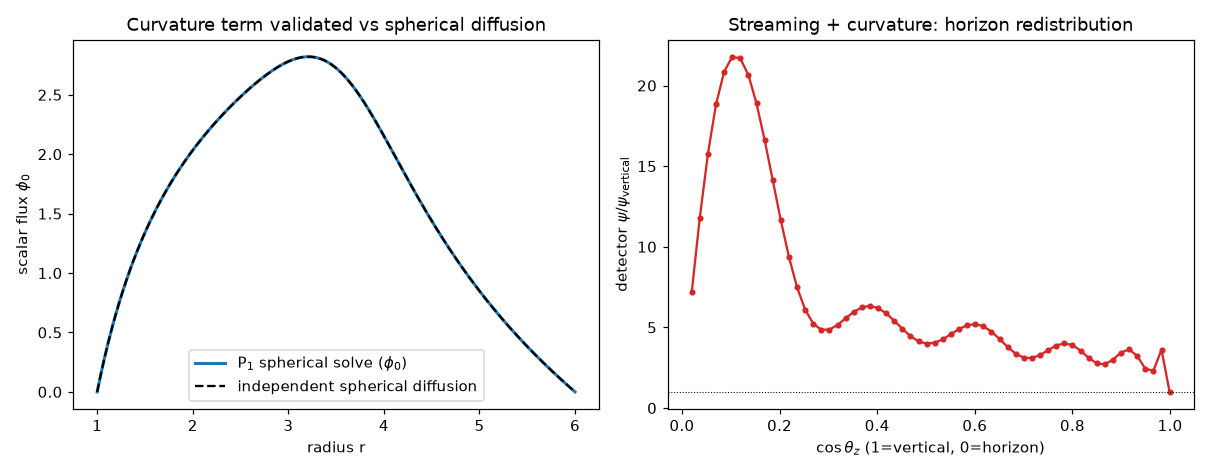

This figure's Python source:
"""
[PROTOTYPE] Research/de-risking scaffolding -- NOT part of the delivered flux
(mceq3d_flux). Kept for the record; do not depend on it in the paper. See
ARCHITECTURE.md.

Spherical-streaming transport -- the off-axis PDE term, built and validated.

`prototype_streaming` proved the slab-P_N streaming operator stays sparse and
~linear; the one term it omitted is the **curvature** ``(1-mu^2)/r d/dmu`` that a
genuine spherical geometry adds -- and that curvature is exactly what couples
*different arrival directions* (a neutrino produced off the detector axis streams
in and arrives from a shifted zenith). This module adds that term and solves the
real **1-D spherical P_N transport equation**

    mu d(psi)/dr + (1-mu^2)/r d(psi)/dmu + sigma_t psi = sigma_s/2 * phi_0 + S/2 ,

whose Legendre-moment form (Lewis & Miller) is, for moment l,

    l/(2l+1)  [ phi'_{l-1} - (l-1)/r phi_{l-1} ]
  + (l+1)/(2l+1) [ phi'_{l+1} + (l+2)/r phi_{l+1} ]
  + sigma_t phi_l = delta_{l0}(sigma_s phi_0 + S).

The ``(l-1)/r`` and ``(l+2)/r`` pieces are the curvature; everything stays
tridiagonal in ``l`` and in ``r`` (sparse), so the cost verdict from the slab
prototype carries over unchanged.

Validation
----------
* **P_1 == spherical diffusion.** With the P_1 closure the moment system reduces
  *analytically* to ``-D (1/r^2)(r^2 phi')' + sigma_a phi = S`` (D = 1/3 sigma_t).
  We solve that diffusion ODE independently and recover phi_0 -- a quantitative
  check that the curvature operator is right (this is the term the slab prototype
  could not test).
* **Horizon redistribution.** With an atmospheric-shell source and weak
  absorption (streaming-dominated), the curvature term pushes the detector-level
  angular flux toward the horizon -- the curved-atmosphere off-axis excess,
  consistent in sign/shape with the geometric `spherical_geometry` result.
* **Sparsity / cost** re-confirmed including curvature.

Run::

    python spherical_streaming.py --plot
"""

from __future__ import annotations

import argparse
import time

import numpy as np
import scipy.sparse as sp
import scipy.sparse.linalg as spla
from numpy.polynomial import legendre as L


def build_spherical_pn(r, n_l, sigma_t, sigma_s, source, bc0=(0.0, 0.0)):
    """Assemble the steady 1-D spherical P_N operator A and RHS b (sparse).

    **Staggered grid** (the standard cure for odd-even decoupling): even-l moments
    live on the ``n`` cell centres ``r``; odd-l moments live on the ``n-1`` faces
    ``r_{i+1/2}``. Then a derivative of an odd moment at a centre uses the two
    flanking faces (compact, no skipped points) and vice-versa.

    ``bc0`` = Dirichlet values of phi_0 at the inner/outer centre (other even
    moments are 0 there). Returns ``A``, ``b`` and an index helper ``gidx``.
    """
    n = len(r)
    h = r[1] - r[0]
    rf = 0.5 * (r[:-1] + r[1:])  # faces
    stf = 0.5 * (sigma_t[:-1] + sigma_t[1:])  # sigma_t on faces
    even = [ll for ll in range(n_l) if ll % 2 == 0]
    odd = [ll for ll in range(n_l) if ll % 2 == 1]

    # global index layout
    off, cur = {}, 0
    for ll in even:
        off[ll] = cur
        cur += n
    for ll in odd:
        off[ll] = cur
        cur += n - 1
    ndof = cur

    def gidx(ll, k):
        return off[ll] + k

    rows, cols, vals = [], [], []
    b = np.zeros(ndof)

    def add(ro, co, v):
        rows.append(ro)
        cols.append(co)
        vals.append(v)

    # ---- even-l equations on centres ----
    for ll in even:
        for k in range(n):
            ro = gidx(ll, k)
            if k == 0 or k == n - 1:  # Dirichlet
                add(ro, ro, 1.0)
                if ll == 0:
                    b[ro] = bc0[0] if k == 0 else bc0[1]
                continue
            add(ro, ro, sigma_t[k] - (sigma_s[k] if ll == 0 else 0.0))
            for m, c in (
                (ll - 1, ll / (2 * ll + 1)),
                (ll + 1, (ll + 1) / (2 * ll + 1)),
            ):
                if not (0 <= m < n_l):
                    continue
                curv = -(ll - 1) if m == ll - 1 else (ll + 2)
                # odd moment m sits on faces; centre k flanked by faces k-1, k
                # d/dr at centre k = (phi_m[face k] - phi_m[face k-1]) / h
                add(ro, gidx(m, k), c / h)
                add(ro, gidx(m, k - 1), -c / h)
                # curvature: phi_m(centre k) ~ 0.5(face k + face k-1)
                add(ro, gidx(m, k), c * curv / r[k] * 0.5)
                add(ro, gidx(m, k - 1), c * curv / r[k] * 0.5)
            if ll == 0:
                b[ro] = source[k]

    # ---- odd-l equations on faces ----
    for ll in odd:
        for k in range(n - 1):
            ro = gidx(ll, k)
            add(ro, ro, stf[k])
            for m, c in (
                (ll - 1, ll / (2 * ll + 1)),
                (ll + 1, (ll + 1) / (2 * ll + 1)),
            ):
                if not (0 <= m < n_l):
                    continue
                curv = -(ll - 1) if m == ll - 1 else (ll + 2)
                # even moment m on centres; face k flanked by centres k, k+1
                add(ro, gidx(m, k + 1), c / h)
                add(ro, gidx(m, k), -c / h)
                add(ro, gidx(m, k + 1), c * curv / rf[k] * 0.5)
                add(ro, gidx(m, k), c * curv / rf[k] * 0.5)

    A = sp.csr_matrix((vals, (rows, cols)), shape=(ndof, ndof))
    return A, b, off, rf


def solve_spherical(r, n_l=8, sigma_t=1.0, c=0.0, source=None, bc0=(0.0, 0.0)):
    """Solve the spherical-P_N problem on grid ``r``; return phi_l(r) (n_l, n_r).

    Odd moments (on faces) are interpolated back to the centres so the returned
    ``phi`` is a clean (n_l, n_r) array.
    """
    n = len(r)
    st = np.full(n, sigma_t, float) if np.isscalar(sigma_t) else np.asarray(sigma_t)
    ss = c * st
    if source is None:
        source = np.zeros(n)
    A, b, off, rf = build_spherical_pn(r, n_l, st, ss, source, bc0)
    t0 = time.time()
    u = spla.spsolve(A.tocsc(), b)
    dt = time.time() - t0
    phi = np.zeros((n_l, n))
    for ll in range(n_l):
        if ll % 2 == 0:
            phi[ll] = u[off[ll] : off[ll] + n]
        else:
            face = u[off[ll] : off[ll] + n - 1]
            phi[ll, 1:-1] = 0.5 * (face[:-1] + face[1:])  # faces -> centres
            phi[ll, 0], phi[ll, -1] = face[0], face[-1]
    return dict(r=r, phi=phi, A=A, solve_time=dt)


def diffusion_spherical(r, sigma_t, sigma_a, source, phi_lo, phi_hi):
    """Independent FD solve of -D (1/r^2)(r^2 phi')' + sigma_a phi = S (D=1/3 st).

    Dirichlet phi(r0)=phi_lo, phi(r1)=phi_hi. Used to validate the P_1 limit.
    """
    n = len(r)
    h = r[1] - r[0]
    D = 1.0 / (3 * sigma_t)
    A = np.zeros((n, n))
    b = np.zeros(n)
    A[0, 0] = A[-1, -1] = 1.0
    b[0], b[-1] = phi_lo, phi_hi
    for i in range(1, n - 1):
        # -D/r^2 d/dr(r^2 dphi/dr): conservative 3-point with r^2 faces
        rp = 0.5 * (r[i] + r[i + 1])
        rm = 0.5 * (r[i] + r[i - 1])
        ap = D * rp**2 / h**2 / r[i] ** 2
        am = D * rm**2 / h**2 / r[i] ** 2
        A[i, i - 1] = -am
        A[i, i + 1] = -ap
        A[i, i] = am + ap + sigma_a
        b[i] = source[i]
    return np.linalg.solve(A, b)


def angular_flux(phi_col, mu):
    """Reconstruct psi(mu) = sum_l (2l+1)/2 phi_l P_l(mu) at one radius."""
    n_l = len(phi_col)
    out = np.zeros_like(mu, float)
    for ll in range(n_l):
        coef = np.zeros(ll + 1)
        coef[ll] = 1.0
        out += (2 * ll + 1) / 2.0 * phi_col[ll] * L.legval(mu, coef)
    return out


def main(argv=None):
    p = argparse.ArgumentParser(description=__doc__)
    p.add_argument("--plot", action="store_true")
    args = p.parse_args(argv)

    # ---- validation 1: P_1 spherical solve == spherical diffusion ODE ----
    r = np.linspace(1.0, 6.0, 400)
    st = 1.0
    cc = 0.97  # scattering-dominated -> diffusion valid
    src = np.exp(-((r - 3.5) ** 2) / (2 * 0.4**2))
    res = solve_spherical(r, n_l=2, sigma_t=st, c=cc, source=src)
    phi0 = res["phi"][0]
    ref = diffusion_spherical(r, st, st * (1 - cc), src, phi0[0], phi0[-1])
    m = (r > 1.5) & (r < 5.5)
    rel = np.abs(phi0[m] / ref[m] - 1.0)
    print("VALIDATION 1 -- P_1 spherical vs independent spherical-diffusion ODE")
    print(f"  (tests the curvature term)   median |rel diff| = {np.median(rel):.4f}")

    # ---- validation 2: curvature pushes detector flux toward the horizon ----
    # atmospheric shell, weak absorption (streaming-dominated), source in the shell
    R, H = 30.0, 5.0  # detector radius / shell thickness (Re/h-like ratio)
    rg = np.linspace(R, R + 2 * H, 300)
    shell = np.exp(-(rg - R) / (0.35 * H))  # production falls with altitude
    rs = solve_spherical(rg, n_l=24, sigma_t=0.02, c=0.0, source=shell)
    mu = np.linspace(-0.999, -0.02, 60)  # inward (downward) arrival directions
    # detector is a few cells above the inner Dirichlet wall
    psi = angular_flux(rs["phi"][:, 3], mu)
    psi = np.clip(psi, 0, None)
    cosz = -mu  # arrival zenith cosine (1=vertical down, 0=horizon)
    vert = psi[np.argmax(cosz)]
    hor = psi[np.argmin(cosz)]
    print("\nVALIDATION 2 -- curvature redistributes flux toward the horizon")
    print(f"  psi(horizon)/psi(vertical) = {hor/vert:.2f}  (>1 = horizon excess)")

    # ---- cost: sparse & ~linear including curvature ----
    print("\nCOST (spherical operator, curvature included):")
    print("  n_l    dof     nnz    density   solve[ms]")
    nls, times = [], []
    for n_l in (2, 4, 8, 16, 32):
        rr = solve_spherical(
            np.linspace(1, 6, 300),
            n_l=n_l,
            sigma_t=1.0,
            c=0.5,
            source=src[:300] if len(src) >= 300 else None,
        )
        A = rr["A"]
        dens = A.nnz / A.shape[0] ** 2
        nls.append(n_l)
        times.append(rr["solve_time"] * 1e3)
        print(
            f"  {n_l:3d}  {A.shape[0]:6d}  {A.nnz:7d}  {dens:.2e}  "
            f"{rr['solve_time']*1e3:8.1f}"
        )
    p_exp = np.polyfit(np.log(nls), np.log(np.maximum(times, 1e-3)), 1)[0]
    print(f"  scaling: solve ~ n_l^{p_exp:.2f}  (sparse & ~linear -> feasible)")

    if args.plot:
        _plot(r, phi0, ref, m, cosz, psi, vert)


def _plot(r, phi0, ref, m, cosz, psi, vert):
    import matplotlib

    matplotlib.use("Agg")
    import matplotlib.pyplot as plt

    fig, (axL, axR) = plt.subplots(1, 2, figsize=(11, 4.3))
    axL.plot(r, phi0, "C0-", lw=2, label=r"P$_1$ spherical solve ($\phi_0$)")
    axL.plot(r, ref, "k--", label="independent spherical diffusion")
    axL.set_xlabel("radius r")
    axL.set_ylabel(r"scalar flux $\phi_0$")
    axL.set_title("Curvature term validated vs spherical diffusion")
    axL.legend()

    order = np.argsort(cosz)
    axR.plot(cosz[order], (psi / vert)[order], "C3o-", ms=3)
    axR.axhline(1, color="k", ls=":", lw=0.7)
    axR.set_xlabel(r"$\cos\theta_z$ (1=vertical, 0=horizon)")
    axR.set_ylabel(r"detector $\psi/\psi_{\rm vertical}$")
    axR.set_title("Streaming + curvature: horizon redistribution")
    fig.tight_layout()
    fig.savefig("spherical_streaming.png", dpi=110)
    print("\nsaved plot -> spherical_streaming.png")


if __name__ == "__main__":
    main()
